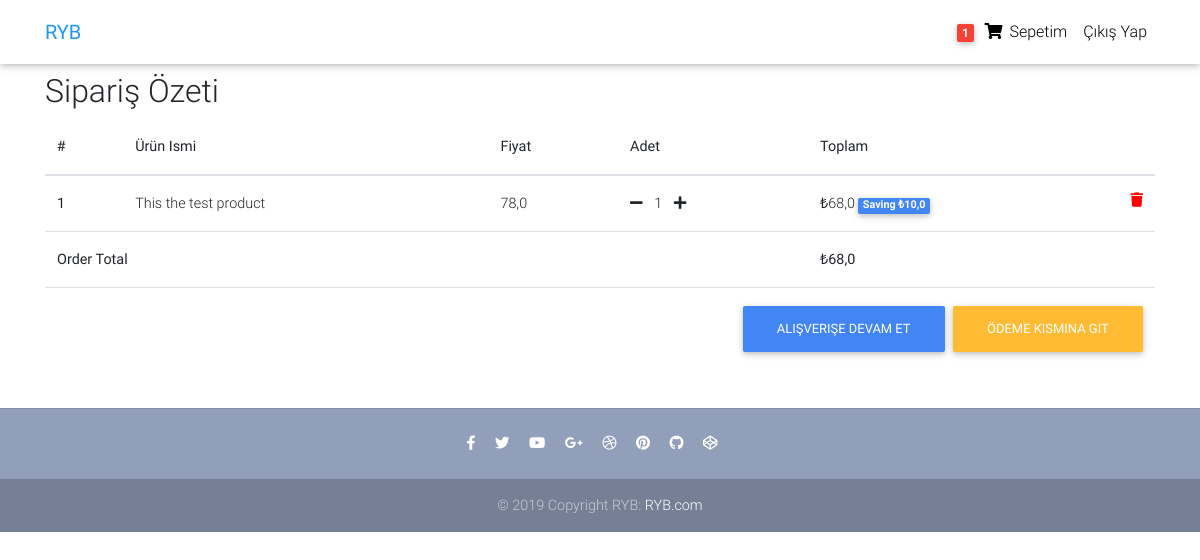
The page /order-summary/ (signed in) on the database its author committed.
### core/models.py (models this page shows, shortened)
class Order(models.Model):
    user = models.ForeignKey(settings.AUTH_USER_MODEL,
                             on_delete=models.CASCADE)
    ref_code = models.CharField(max_length=20, blank=True, null=True)
    items = models.ManyToManyField(OrderItem)
    start_date = models.DateTimeField(auto_now_add=True)
    ordered_date = models.DateTimeField()
    ordered = models.BooleanField(default=False)
    shipping_address = models.ForeignKey(
        'Address', related_name='shipping_address', on_delete=models.SET_NULL, blank=True, null=True)
    billing_address = models.ForeignKey(
        'Address', related_name='billing_address', on_delete=models.SET_NULL, blank=True, null=True)
    payment = models.ForeignKey(
        'Payment', on_delete=models.SET_NULL, blank=True, null=True)
    coupon = models.ForeignKey(
        'Coupon', on_delete=models.SET_NULL, blank=True, null=True)
    being_delivered = models.BooleanField(default=False)
    received = models.BooleanField(default=False)
    refund_requested = models.BooleanField(default=False)
    refund_granted = models.BooleanField(default=False)
    '''
    1. Item added to cart
    2. Adding a billing address
    (Failed checkout)
    3. Payment
    (Preprocessing, processing, packaging etc.)
    4. Being delivered
    5. Received
    6. Refunds
    '''
    def get_total(self):
        total = 0
        for order_item in self.items.all():
            total += order_item.get_final_price()
        if self.coupon:
            total -= self.coupon.amount
        return total

class OrderItem(models.Model):
    user = models.ForeignKey(settings.AUTH_USER_MODEL,
                             on_delete=models.CASCADE)
    ordered = models.BooleanField(default=False)
    item = models.ForeignKey(Item, on_delete=models.CASCADE)
    quantity = models.IntegerField(default=1)
    def get_total_item_price(self):
        return self.quantity * self.item.price
    def get_total_discount_item_price(self):
        return self.quantity * self.item.discount_price
    def get_amount_saved(self):
        return self.get_total_item_price() - self.get_total_discount_item_price()
    def get_final_price(self):
        if self.item.discount_price:
            return self.get_total_discount_item_price()
        return self.get_total_item_price()

class Item(models.Model):
    title = models.CharField(max_length=100)
    price = models.FloatField()
    discount_price = models.FloatField(blank=True, null=True)
    category = models.CharField(choices=CATEGORY_CHOICES, max_length=2)
    label = models.CharField(choices=LABEL_CHOICES, max_length=1)
    slug = models.SlugField()
    description = models.TextField()
    image = models.ImageField()

### core/views.py (the view)
# urls.py: path('order-summary/', OrderSummaryView.as_view(), name='order-summary'),
class OrderSummaryView(LoginRequiredMixin, View):
    def get(self, *args, **kwargs):
        try:
            order = Order.objects.get(user=self.request.user, ordered=False)
            context = {
                'object': order
            }
            return render(self.request, 'order_summary.html', context)
        except ObjectDoesNotExist:
            messages.warning(self.request, "Sepetinizde Ürün Bulunmamaktadır")
            return redirect("/")

### core/templatetags/cart_template_tags.py (called while the page is built)
@register.filter
def cart_item_count(user):
    if user.is_authenticated:
        qs = Order.objects.filter(user=user, ordered=False)
        if qs.exists():
            return qs[0].items.count()
    return 0

### templates/order_summary.html (shortened to what this page needs)
{% extends "base.html" %}
{% block content %}
  <main>
    <div class="container">
    <div class="table-responsive text-nowrap">
    <h2>Sipariş Özeti</h2>
    <table class="table">
        <thead>
        <tr>
            <th scope="col">#</th>
            <th scope="col">Ürün Ismi</th>
            <th scope="col">Fiyat</th>
            <th scope="col">Adet</th>
            <th scope="col">Toplam</th>
        </tr>
        </thead>
        <tbody>
        {% for order_item in object.items.all %}
        <tr>
            <th scope="row">{{ forloop.counter }}</th>
            <td>{{ order_item.item.title }}</td>
            <td>{{ order_item.item.price }}</td>
            <td>
                <a href="{% url 'core:remove-single-item-from-cart' order_item.item.slug %}"><i class="fas fa-minus mr-2"></i></a>
                {{ order_item.quantity }}
                <a href="{% url 'core:add-to-cart' order_item.item.slug %}"><i class="fas fa-plus ml-2"></i></a>
            </td>
            <td>
            {% if order_item.item.discount_price %}
                ₺{{ order_item.get_total_discount_item_price }}
                <span class="badge badge-primary">Saving ₺{{ order_item.get_amount_saved }}</span>
            {% else %}
                ₺{{ order_item.get_total_item_price }}
            {% endif %}
            <a style='color: red;' href="{% url 'core:remove-from-cart' order_item.item.slug %}">
                <i class="fas fa-trash float-right"></i>
            </a>
            </td>
        </tr>
        {% endfor %}
        {% if object.get_total %}
        <tr>
            <td colspan="4"><b>Order Total</b></td>
            <td><b>₺{{ object.get_total }}</b></td>
        </tr>
        <tr>
            <td colspan="5">
            <a class='btn btn-warning float-right ml-2' href='/checkout/'>Ödeme Kısmına Git</a>
            <a class='btn btn-primary float-right' href='/'>Alışverişe Devam Et</a>
            </td>
        </tr>
        {% endif %}
        </tbody>
    </table>
    </div>
    </div>
  </main>
{% endblock content %}

### templates/navbar.html (shortened to what this page needs)
{% load cart_template_tags %}
<nav class="navbar fixed-top navbar-expand-lg navbar-light white scrolling-navbar">
    <div class="container">
      <a class="navbar-brand waves-effect" href="/">
        <strong class="blue-text">RYB</strong>
      </a>
      <div class="collapse navbar-collapse" id="navbarSupportedContent">
        <ul class="navbar-nav nav-flex-icons">
          {% if request.user.is_authenticated %}
          <li class="nav-item">
            <a href="{% url 'core:order-summary' %}" class="nav-link waves-effect">
              <span class="badge red z-depth-1 mr-1"> {{ request.user|cart_item_count }} </span>
              <i class="fas fa-shopping-cart"></i>
              <span class="clearfix d-none d-sm-inline-block"> Sepetim </span>
            </a>
          </li>
          <li class="nav-item">
            <a class="nav-link waves-effect" href="{% url 'account_logout' %}">
              <span class="clearfix d-none d-sm-inline-block"> Çıkış Yap </span>
            </a>
          </li>
          {% endif %}
        </ul>
      </div>
    </div>
  </nav>

### templates/base.html (style rules this page uses)
html, body, header, .carousel { height: 60vh; }

### rows shown on the page
OrderItem: item "This the test product", item.price "78,0", quantity "1", get_total_discount_item_price "68,0", get_amount_saved "10,0"
Order: get_total "68,0"

### other values the page prints
{{ request.user|cart_item_count }} "1"
